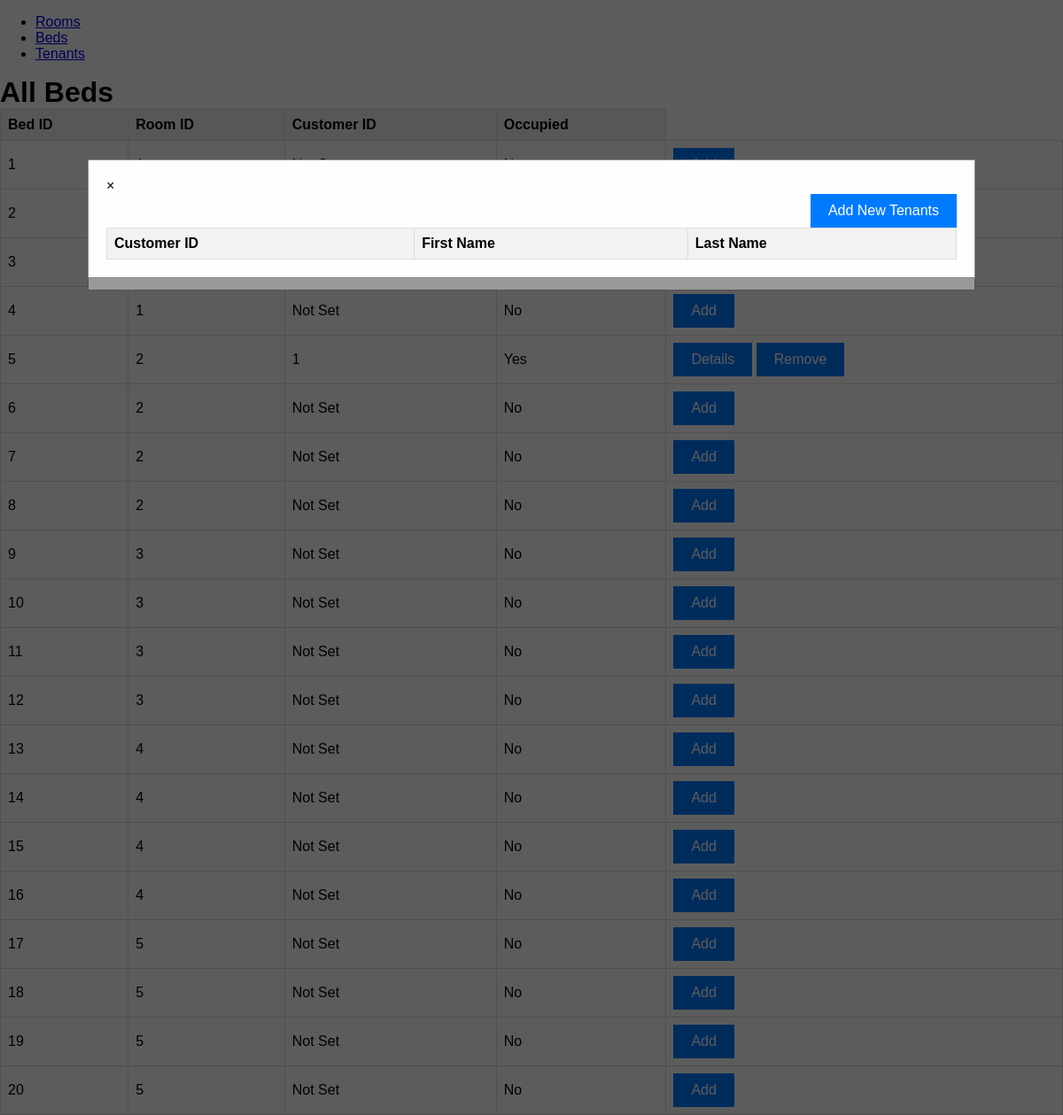
/client/pages/Beds.php?bedID=5, run on the app's committed database.
### tables this page shows
CREATE TABLE `beds` (
  `beds_id` int(11) NOT NULL,
  `room_id` int(11) DEFAULT NULL,
  `occupied` tinyint(1) DEFAULT 0,
  `customer_id` int(11) DEFAULT NULL
);

### server/database/db_connections.php (called while the page is built)
<?php
function connections()
{
    $servername = "localhost";
    $username = "root";
    $password = "";
    $database = "boarding_house";
    try {
        $conn = new PDO("mysql:host=$servername;dbname=$database", $username, $password);
        $conn->setAttribute(PDO::ATTR_ERRMODE, PDO::ERRMODE_EXCEPTION);
        return $conn;
    } catch (PDOException $e) {
        die("Connection failed: " . $e->getMessage());
    }
}
?>

### server/database/models/Beds_model.php (called while the page is built, shortened)
<?php
require_once dirname(__DIR__, 2) . '/database/db_connections.php';
class BedModel
{
    private $connect;
    public function __construct()
    {
        $this->connect = connections();
    }
    public function getAllBeds()
    {
        $beds = [];
        try {
            $stmt = $this->connect->query('SELECT * FROM beds');
            $stmt->execute();
            $beds = $stmt->fetchAll(PDO::FETCH_ASSOC);
        } catch (PDOException $e) {
            throw new Exception("Error fetching beds: " . $e->getMessage());
        }
        return $beds;
    }
}
?>

### client/pages/Beds.php (the view, shortened to what this page needs)
<?php
include '../../server/database/models/beds_model.php';
$bedModel = new BedModel();
$tenantsModel = new TenantsModel();
$beds = [];
$tenants = [];
$bedID = isset($_GET['bedID']) ? $_GET['bedID'] : null;
try {
    $beds = $bedModel->getAllBeds();
} catch (Exception $e) {
    $error = 'Error fetching bed data: ' . $e->getMessage();
}
try {
    $tenants = $tenantsModel->getAllTenants();
} catch (Exception $e) {
    $error = 'Error fetching tenants data: ' . $e->getMessage();
}
?>
<!DOCTYPE html>
<html lang="en">
<head>
    <link rel="stylesheet" href="../assets/style.css?e=<?php echo time() ?>">
</head>
<body>
    <?php include_once ('../includes/navbar.php'); ?>
    <h1>All Beds</h1>
    <table>
        <thead>
            <tr>
                <th>Bed ID</th>
                <th>Room ID</th>
                <th>Customer ID</th>
                <th>Occupied</th>
            </tr>
        </thead>
        <tbody>
            <?php foreach ($beds as $bed): ?>
                <tr>
                    <td>
                        <?php echo $bed['beds_id']; ?>
                    </td>
                    <td>
                        <?php echo $bed['room_id']; ?>
                    </td>
                    <td>
                        <?php echo isset($bed['customer_id']) ? $bed['customer_id'] : 'Not Set'; ?>
                    </td>
                    <td>
                        <?php echo $bed['occupied'] ? 'Yes' : 'No'; ?>
                    </td>
                    <td>
                        <?php if ($bed['occupied']): ?>
                            <?php
                            $customerUrl = $_SERVER["PHP_SELF"] . "?tenantsID=" . $bed['customer_id'];
                            $removeUrl = $_SERVER["PHP_SELF"] . "?bedID=" . $bed['beds_id'];
                            ?>
                            <a href="<?= $customerUrl ?>"><button onclick="openDetailsModal()">Details</button></a>
                            <a href="<?= $removeUrl ?>"><button onclick="openRemoveModal()">Remove</button></a>
                        <?php else: ?>
                            <a href="<?= $removeUrl ?>"><button onclick="openAddModal()">Add</button></a>
                        <?php endif; ?>
                    </td>
                </tr>
            <?php endforeach; ?>
        </tbody>
    </table>
    <div id="removeModal" class="modal" style="<?php echo isset($bedID) ? 'display: block;' : 'display: none;'; ?>">
        <div class="details-modal-content">
            <span class="close" onclick="closeRemoveModal()">&times;</span>
            <p>
            </p>
            <button class="btn"><a
                    href="../../server/app/removeTenantsHandler.php?bedID=<?php echo $bedID; ?>">Remove</a></button>
            <button onclick="closeRemoveModal()">Cancel</button>
        </div>
    </div>
    <div id="addModal" class="modal" style="<?php echo isset($bedID) ? 'display: block;' : 'display: none;'; ?>">
        <div class="details-modal-content">
            <span class="close" onclick="closeAddModal()">&times;</span>
            <?php if (empty($tenants)): ?>
                <p>No customers</p>
            <?php else: ?>
                <div style="text-align: right;">
                    <button onclick="openAddTenantModal()">Add New Tenants</button>
                </div>
            <?php endif; ?>
            <table>
                <thead>
                    <tr>
                        <th>Customer ID</th>
                        <th>First Name</th>
                        <th>Last Name</th>
                    </tr>
                </thead>
            </table>
        </div>
    </div>
</body>
</html>

### client/assets/style.css (style rules this page uses)
body { font-family: Arial, sans-serif; margin: 0; padding: 0; }
h1 { margin: 0; }
button { padding: 10px 20px; background-color: #007bff; border: none; color: white; font-size: 16px; cursor: pointer; }
button a { text-decoration: none; color: inherit; }
table { border-collapse: collapse; width: 100%; }
th, td { border: 1px solid #ddd; padding: 8px; text-align: left; }
th { background-color: #f2f2f2; }
.modal { display: none; position: fixed; z-index: 1; left: 0; top: 0; width: 100%; height: 100%; overflow: auto; background-color: rgba(0, 0, 0, 0.4); }
.details-modal-content { background-color: #fefefe; margin: 15% auto; padding: 20px; border: 1px solid #888; width: 80%; }

### data on the page
beds: beds_id "1"
beds: beds_id "2"
beds: beds_id "3"
beds: beds_id "4", room "1", shows "Not Set", occupied "No"
beds: beds_id "5", room "2", customer "1", occupied "Yes"
beds: beds_id "6", room "2", shows "Not Set", occupied "No"
beds: beds_id "7", room "2", shows "Not Set", occupied "No"
beds: beds_id "8", room "2", shows "Not Set", occupied "No"
beds: beds_id "9", room "3", shows "Not Set", occupied "No"
beds: beds_id "10", room "3", shows "Not Set", occupied "No"
beds: beds_id "11", room "3", shows "Not Set", occupied "No"
beds: beds_id "12", room "3", shows "Not Set", occupied "No"
beds: beds_id "13", room "4", shows "Not Set", occupied "No"
beds: beds_id "14", room "4", shows "Not Set", occupied "No"
beds: beds_id "15", room "4", shows "Not Set", occupied "No"
beds: beds_id "16", room "4", shows "Not Set", occupied "No"
beds: beds_id "17", room "5", shows "Not Set", occupied "No"
beds: beds_id "18", room "5", shows "Not Set", occupied "No"
beds: beds_id "19", room "5", shows "Not Set", occupied "No"
beds: beds_id "20", room "5", shows "Not Set", occupied "No"
